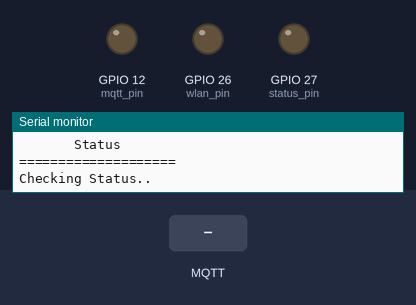
Bench run of a sketch on a simulated ESP32. Shown: output pins drawn as LEDs (lit = HIGH), the last lines printed to the serial monitor. Inputs (shaded band) come from the test bench. WiFi joins after 1.5 s; servers stay silent unless stated; EEPROM starts erased; no MQTT or app messages arrive unless stated.

Above: at 0.1 s.
At 2.6 s:
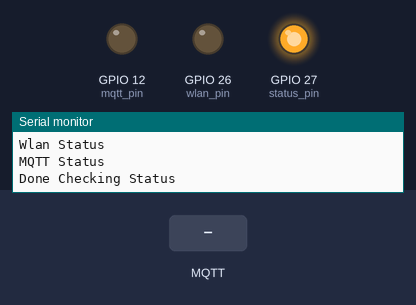
At 5.8 s:
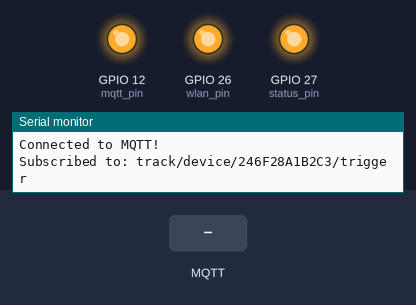
5.9 s: MQTT message "switch_2" arrives on the first subscribed topic
7.4 s: MQTT message "1" arrives on the first subscribed topic
Timing chart, 0 to 10.4 s (numbered marks = the images above; inputs shaded):
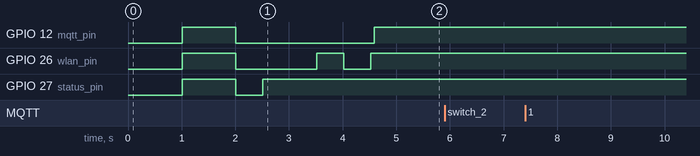

The sketch:

code.ino
```cpp
/*
Dinge die ich machen möchte für den ESP32
- Pins für ESP32 Status (Wlan Verbindung, Mqtt Verbindung, Esp32 an oder aus) ✅
- Wlan Verbindung herstellen / Reconnect falls Verbindung Verloren ✅
- MQTT Verbindung herstellen / Reconnect falls Verbindung Verloren ✅
- ESP32 sendet Lebenszeichen an den Web Server über MQTT
- Füge einen Weg hinzu um die laufzeit zu steuern -> Für /trigger - ???


Routen:
- /track/device/<deviceId>/trigger
- /track/device/<deviceId>/status
- /track/device/<deviceId>/ack
- /track/device/<deviceId>/error

Daten die ich mitsenden möchte:
{

}

Status:
{
  "device_id": "ECE334B3AB68",
  "ip_address": "192.168.2.121",
  "version": "1.3.4",
  "status": "running"
}

*/


// Information used:
// https://www.youtube.com/watch?v=OAoM5IV393o
// https://docs.espressif.com/projects/esp-idf/en/stable/esp32/api-reference/storage/nvs_flash.html
// https://randomnerdtutorials.com/get-change-esp32-esp8266-mac-address-arduino/#esp32-get-mac-address

#include <WiFi.h>
#include <PubSubClient.h>
#include <ArduinoJson.h>
#include <Preferences.h>

Preferences prefs;

unsigned long lastStatusSend = 0;
const unsigned long statusInterval = 15000;

// Einstellungen - Start
// Wlan Informationen - INFO: Der ESP32 kann nur 2,4GH Unterstützen
const char ssid[] = "BFIundETE";
const char pass[] = "TechnikistTOP";

// MQTT Server Informationen
const char* mqtt_server = "192.168.178.21";
const uint16_t mqtt_port = 1883;
// Only if you have used Authenthication in the Mosquitto Setup
const char* mqtt_user = "admin";
const char* mqtt_pass = "admin";


// Hier die Device ID ändern. Am besten den ESP32 makieren um diesen nicht zu verwecheln.
// Die ID muss später in der Web Anwendung auch eingetragen werden um die Pins zu belegen.
String deviceId; // Wurde ersetzt!!! Wird später ersetzt siehe https://github.com/Gohst101/IoT-Railstation/issues/2

// Debug Pins - Nutzung nicht zwingend nötig, aber cool für 3D Prints als Anzeige des Moduls
// Müssen ausgänge auf dem Esp32 sein. Je nach dem werden dann auf den Pins ein HIGH oder LOW Signal gesendet.
// Ich empfehle eine Grüne LED oder ähnliches, da das Script als erkennung Aus, Blinken und An nutzt und es einfach schöner ist.
// Aus = Funktioniert nicht
// Blinken = Verbindet sich..
// An = Funktioniert einwandfrei
#define status_pin 27
#define wlan_pin 26
#define mqtt_pin 12
bool use_status_led = true; // 1 oder 0 - An oder Aus, ob diese Pins genutzt werden sollen oder nicht. Standart aus.
int status_led_blink_time = 500; // Schnelligkiet der LED Blink abstände. Standart 500ms - Passt ganz gut
// Einstellungen - Ende

// Wifi
WiFiClient espClient;
PubSubClient client(espClient);

// Topics für MQTT
String topic_trigger;
String topic_status;
String topic_ack;
String topic_error;

// Funktion für Topics Setup
void setupTopics() {
  Serial.println("Setting up Topics..");
  topic_trigger = "track/device/" + deviceId + "/trigger";
  topic_status  = "track/device/" + deviceId + "/status";
  topic_ack     = "track/device/" + deviceId + "/ack";
  topic_error   = "track/device/" + deviceId + "/error";
  Serial.println("Done Setting up Topics"); // Später auflistung der Topics mit erweiterbarem Auflister
}


// Pins werden in der Finalen Version nicht gehardcoded um flexibilität zu erhalten - Pin via. JSON Format übertragen
/*
#define Weiche_1_R 32
#define Weiche_1_L 33
#define Weiche_2_R 25
#define Weiche_2_L 14
*/

void setup() {
  Serial.begin(115200);

  pinMode(status_pin, OUTPUT);
  pinMode(wlan_pin, OUTPUT);
  pinMode(mqtt_pin, OUTPUT);

  Serial.println("");
  Serial.println("");
  Serial.println("====================");
  Serial.println("   Starting ESP32   ");
  Serial.println("====================");
  Serial.println("");
  // Status
  if(use_status_led) {
    Serial.println("");
    Serial.println("====================");
    Serial.println("       Status       ");
    Serial.println("====================");
    Serial.println("");
    Serial.println("Checking Status..");
    delay(1000);
    Serial.println("ESP32 Status");
    digitalWrite(status_pin, HIGH);
    Serial.println("Wlan Status");
    digitalWrite(wlan_pin, HIGH);
    Serial.println("MQTT Status");
    digitalWrite(mqtt_pin, HIGH);
    delay(1000);
    digitalWrite(status_pin, LOW);
    digitalWrite(wlan_pin, LOW);
    digitalWrite(mqtt_pin, LOW);
    Serial.println("");
    Serial.println("Done Checking Status");
  } else {
    Serial.println("Skip Status Check");
  }

  if(use_status_led) {
    delay(500);
    digitalWrite(status_pin, HIGH);
    delay(500);
  }

  // MQTT Client
  client.setServer(mqtt_server, mqtt_port); // Niemals werde ich diese drecks Zeile wieder vergessen.. 3 Stunden Lebenszeit
  client.setCallback(callback); // Sorgt dafür das die funktion Callback bei neuen Daten eines Abonierten Paths ausgeführt wird

  // Wifi
  wifi_connection(); // Baue das Blinken der LED während der Verbindung ein

  // Generate Custom Device ID
  deviceId = getDeviceId();


  // Topics
  setupTopics();

  // MQTT
  mqtt_connection(); // Bearbeite das Verbindungsskript von MQTT, damit die Richtigen Topics Abonniert werden etc. Einmal nachprüfen


  // Gehe zu loop();
}


void loop() {
  if (WiFi.status() != WL_CONNECTED) {
    wifi_connection();
  }

  if (!client.connected()) {
    mqtt_connection();
  }

  // Code - Start

  // Status
  if (millis() - lastStatusSend >= statusInterval) {
    lastStatusSend = millis();
    sendStatus();
  }


  // Code - Ende

  client.loop();
}


// Neues Wissen: Callback wird bei MQTT immer ausgeführt sobald eines der Abonierten Themen angesprochen wird.
void callback(char* topic, byte* payload, unsigned int length) {
  Serial.println("=== New MQTT Data ===");

  StaticJsonDocument<256> doc;

  DeserializationError err = deserializeJson(doc, payload, length);
  if (err) {
    Serial.println("JSON Parse Error");
    return;
  }

  const char* model = doc["model"];

  if (model == nullptr) {
    Serial.println("No model field");
    return;
  }

  Serial.print("Model: ");
  Serial.println(model);

  // If abfrage nach den Verschiedenen Modulen
  if (strcmp(model, "switch_2") == 0) {
    track_switch(doc);
  }

  Serial.println("=====================");
}

// Switch (2 Tracks)
void track_switch(StaticJsonDocument<256>& doc) {
  Serial.println("Executing switch_2 logic");

  const char* action = doc["action"];
  const char* direction = doc["direction"];
  int pin_left = doc["pin_left"];
  int pin_right = doc["pin_right"];

  pinMode(pin_left, OUTPUT);
  pinMode(pin_right, OUTPUT);

  // Code für Weichenstellung (Den einen Pin kurz auf an und dann direkt wieder aus um das Relay anzusteuern)
  Serial.println("Richtung: ");
  Serial.println(direction);
  Serial.println("Pin Left: ");
  Serial.println(pin_left);
  Serial.println("Pin Right: ");
  Serial.println(pin_right);
  if (strcmp(direction, "left") == 0) {
    digitalWrite(pin_right, LOW);
    digitalWrite(pin_left, HIGH);
  } else if (strcmp(direction, "right") == 0) {
    digitalWrite(pin_left, LOW);
    digitalWrite(pin_right, HIGH);
  } else {
    Serial.println("ERROR => NO DIRECTION");
  }

  Serial.println("Switch executed");
}


// Status Senden
void sendStatus() {
  StaticJsonDocument<256> doc;

  doc["device_id"] = deviceId;
  doc["ip_address"] = WiFi.localIP().toString();
  doc["version"] = "None";
  doc["online"] = true;

  doc["uptime_seconds"] = millis() / 1000;
  doc["wifi_rssi"] = WiFi.RSSI();
  doc["free_heap"] = ESP.getFreeHeap();

  doc["status"] = "ready";

  char buffer[256];
  serializeJson(doc, buffer);

  client.publish(topic_status.c_str(), buffer);

  Serial.println("Status sent");
}


// WLAN Verbindung
void wifi_connection() {
  Serial.println("");
  Serial.println("====================");
  Serial.println("        Wlan        ");
  Serial.println("====================");
  Serial.println("");
  Serial.println("Attempting to connect to WPA network...");
  Serial.print("SSID: ");
  Serial.println(ssid);

  if (use_status_led) digitalWrite(wlan_pin, LOW); // Immer aus am Anfang
  WiFi.begin(ssid, pass);

  bool ledState = false;
  unsigned long lastToggle = millis();

  while (WiFi.status() != WL_CONNECTED) {
    Serial.print(".");

    if (use_status_led && millis() - lastToggle >= status_led_blink_time) {
      ledState = !ledState;
      digitalWrite(wlan_pin, ledState);
      lastToggle = millis();
    }

    delay(50);
  }

  Serial.println();
  Serial.println("Connected to WiFi");
  Serial.print("IP Address: ");
  Serial.println(WiFi.localIP());
  Serial.println("");


  if (use_status_led) {
    digitalWrite(wlan_pin, HIGH);
  }
}

void mqtt_connection() {
  Serial.println("");
  Serial.println("====================");
  Serial.println("        MQTT        ");
  Serial.println("====================");
  Serial.println("");
  Serial.println("\nAttempting MQTT connection...");

  if (use_status_led) digitalWrite(mqtt_pin, LOW); // Immer am anfang aus

  bool ledState = false;
  unsigned long lastToggle = millis();

  bool useAuth = strlen(mqtt_user) > 0;

  while (!client.connected()) {
    Serial.print("Connecting as ");
    Serial.println(deviceId);

    if (use_status_led && millis() - lastToggle >= status_led_blink_time) {
      ledState = !ledState;
      digitalWrite(mqtt_pin, ledState);
      lastToggle = millis();
    }

    bool connected;
    if (useAuth) {
      connected = client.connect(deviceId.c_str(), mqtt_user, mqtt_pass);
    } else {
      connected = client.connect(deviceId.c_str());
    }

    if (connected) {
      Serial.println("Connected to MQTT!");
      if (use_status_led) {
        digitalWrite(mqtt_pin, HIGH);
      }
      client.subscribe(topic_trigger.c_str());
      Serial.print("Subscribed to: ");
      Serial.println(topic_trigger);
    } else {
      Serial.print("failed, rc=");
      Serial.print(client.state());
      Serial.println(" try again in 5 seconds");
      delay(5000);
    }
    delay(50);
  }
}

// Generate Custom Device ID
String getDeviceId() {
  prefs.begin("device", false);

  String id = prefs.getString("id", "");

  if (id == "") {
    uint8_t mac[6];
    WiFi.macAddress(mac);

    char buf[13];
    sprintf(buf, "%02X%02X%02X%02X%02X%02X",
            mac[0], mac[1], mac[2],
            mac[3], mac[4], mac[5]);

    id = String(buf);
    prefs.putString("id", id);

    Serial.println("Generated new Device ID");
    Serial.print("Device ID: ");
    Serial.println(id);
    Serial.println("");
  } else {
    Serial.println("Loaded Device ID from NVS");
    Serial.print("Device ID: ");
    Serial.println(id);
    Serial.println("");
  }

  prefs.end();
  return id;
}
```
